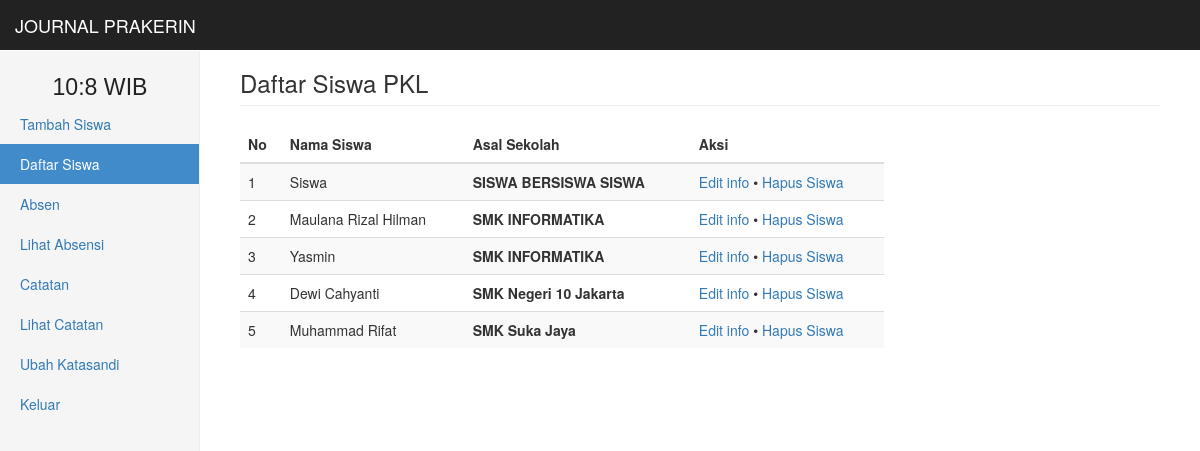
The app's page /siswa (signed in) with its own data.
### tables this page shows
CREATE TABLE `detail_user` (
  `id_user` int(10) NOT NULL,
  `nis_user` int(25) NOT NULL,
  `name_user` varchar(255) NOT NULL,
  `sklh_user` varchar(255) NOT NULL,
  `jk_user` varchar(5) NOT NULL
);

### view/adm/siswa.php (the view, shortened to what this page needs)
<h3 class='page-header'>Daftar Siswa PKL</h3>
    <div class='table-resfponsive'>
    <?php
        if (isset($_GET['id_siswa'])) {
            if ($_GET['id_siswa']!=="") {
                $id_user=$_GET['id_siswa'];
                include './view/adm/edit_siswa.php';
            } else {
                header("location:siswa");
            }
        } else {
$limit = 10;
if(!isset($_GET['pn']) || !is_numeric($_GET['pn'])){
    $page = 1;
} else {
    $page = $_GET['pn'];
}
$limitvalue = $page * $limit - ($limit);
$q = "SELECT*FROM detail_user ORDER BY sklh_user ASC LIMIT $limitvalue, $limit";
$cek_page = $conn->query($q);
if ($cek_page->num_rows != 0) {
    if ($r = $conn->query($q)) {
    if ($r->num_rows!==0) {
            echo "<table class='table table-striped' style='width:70%'>
                    <thead>
                        <tr>
                            <th>No</th>
                            <th>Nama Siswa</th>
                            <th>Asal Sekolah</th>
                            <th>Aksi</th>
                        </tr>
                    </thead>
                    <tbody>";
                    $query_siswa = $conn->query($q);
                    $no=0;
                    while ($get_siswa = $query_siswa->fetch_assoc()) {
                        $id_siswa = $get_siswa['id_user'];
                        $name = $get_siswa['name_user'];
                        $school = $get_siswa['sklh_user'];
                        $no++;
                        echo "<tr>
                                <td>$no</td>
                                <td>$name</td>
                                <td><strong>$school</strong></td>
                                <td><a href='siswa&id_siswa=$id_siswa' title='Edit $name'>Edit info</a> &bullet; <a style='cursor:pointer' onclick='hapusSiswa($id_siswa)' >Hapus Siswa</a></td>
                            </tr>";
                    }
                    echo "</tbody></table>";
                    } else {
                        echo "<hr />";
                    }
                } else {
                    echo "<div class='alert alert-danger'><strong>Terjadi kesalahan.</strong></div>";
                }
            } else {
                echo "<div class='alert alert-danger'><strong>Tidak ada data untuk ditampilkan</strong></div>";
            }
        }
     ?>
</div>
<script src="lib/js/sweetalert2.min.js"></script> <link rel="stylesheet" type="text/css" href="lib/js/sweetalert2.css">

### records on screen
detail_user: name_user "Siswa", sklh_user "SISWA BERSISWA SISWA"
detail_user: name_user "Maulana Rizal Hilman", sklh_user "SMK INFORMATIKA"
detail_user: name_user "Yasmin", sklh_user "SMK INFORMATIKA"
detail_user: name_user "Dewi Cahyanti", sklh_user "SMK Negeri 10 Jakarta"
detail_user: name_user "Muhammad Rifat", sklh_user "SMK Suka Jaya"

### other values on screen
$name[$i] "Tambah Siswa"
$name[$i] "Daftar Siswa"
$name[$i] "Absen"
$name[$i] "Lihat Absensi"
$name[$i] "Catatan"
$name[$i] "Lihat Catatan"
$name[$i] "Ubah Katasandi"
$name[$i] "Keluar"
